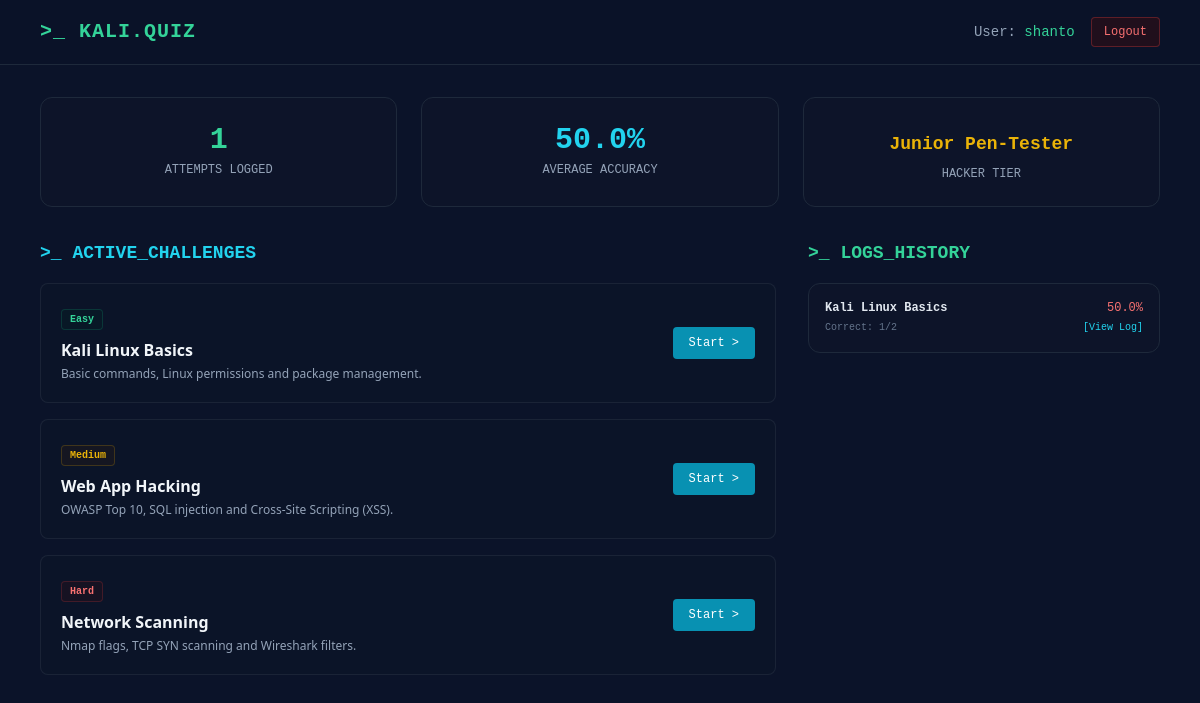
The page /dashboard (signed in) on the database its author committed.
### app.py (models this page shows)
class User(db.Model):
    id = db.Column(db.Integer, primary_key=True)
    username = db.Column(db.String(80), unique=True, nullable=False)
    password = db.Column(db.String(200), nullable=False)
    scores = db.relationship('Score', backref='user', lazy=True)

class QuizCategory(db.Model):
    id = db.Column(db.Integer, primary_key=True)
    name = db.Column(db.String(100), nullable=False)
    description = db.Column(db.Text, nullable=True)
    difficulty = db.Column(db.String(20), default='Medium')
    questions = db.relationship('Question', backref='category', lazy=True)
    scores = db.relationship('Score', backref='category', lazy=True)

class Score(db.Model):
    id = db.Column(db.Integer, primary_key=True)
    user_id = db.Column(db.Integer, db.ForeignKey('user.id'), nullable=False)
    category_id = db.Column(db.Integer, db.ForeignKey('quiz_category.id'), nullable=False)
    score_value = db.Column(db.Integer, nullable=False)
    total_questions = db.Column(db.Integer, nullable=False)
    percentage = db.Column(db.Float, nullable=False)
    completed_at = db.Column(db.DateTime, default=datetime.utcnow)

### app.py (the view)
@app.route('/dashboard')
@login_required
def dashboard():
    categories = QuizCategory.query.all()
    user_scores = Score.query.filter_by(user_id=g.user.id).all()
    total_quizzes = len(user_scores)
    avg_score = 0
    highest_score = 0
    rank = "Script Kiddie"
    if total_quizzes > 0:
        avg_score = round(sum([s.percentage for s in user_scores]) / total_quizzes, 1)
        highest_score = max([s.percentage for s in user_scores])
        if highest_score >= 90:
            rank = "Cyber Sentinel"
        elif highest_score >= 70:
            rank = "Ethical Hacker"
        elif highest_score >= 50:
            rank = "Junior Pen-Tester"
    recent_attempts = Score.query.filter_by(user_id=g.user.id).order_by(Score.completed_at.desc()).limit(5).all()
    return render_template('dashboard.html',
                           categories=categories,
                           total_quizzes=total_quizzes,
                           avg_score=avg_score,
                           highest_score=highest_score,
                           rank=rank,
                           recent_attempts=recent_attempts)

### app.py (called while the page is built)
@app.after_request
def add_security_headers(response):
    response.headers['X-Frame-Options'] = 'DENY'
    response.headers['X-Content-Type-Options'] = 'nosniff'
    response.headers['X-XSS-Protection'] = '1; mode=block'
    response.headers['Content-Security-Policy'] = (
        "default-src 'self'; "
        "script-src 'self' 'unsafe-inline' https://cdn.tailwindcss.com; "
        "style-src 'self' 'unsafe-inline' https://cdnjs.cloudflare.com; "
        "font-src 'self' https://cdnjs.cloudflare.com; "
        "frame-ancestors 'none';"
    )
    return response

@app.before_request
def load_logged_in_user():
    user_id = session.get('user_id')
    if user_id is None:
        g.user = None
    else:
        g.user = User.query.get(user_id)

def login_required(view):
    import functools
    @functools.wraps(view)
    def wrapped_view(**kwargs):
        if g.user is None:
            flash('Access Denied! Please login first.', 'danger')
            return redirect(url_for('login'))
        return view(**kwargs)
    return wrapped_view

### templates/dashboard.html (shortened to what this page needs)
<!DOCTYPE html>
<html lang="en">
<head>
    <script src="https://cdn.tailwindcss.com"></script>
    <link rel="stylesheet" href="https://cdnjs.cloudflare.com/ajax/libs/font-awesome/6.4.0/css/all.min.css">
</head>
<body class="bg-[#0b1329] text-slate-100 font-sans min-h-screen">
    <header class="border-b border-slate-800 bg-[#0b1329]/80 backdrop-blur sticky top-0 z-50">
        <div class="max-w-6xl mx-auto px-4 h-16 flex items-center justify-between">
            <a href="#" class="font-mono font-bold text-xl text-emerald-400 tracking-wider">&gt;_ KALI.QUIZ</a>
            <div class="flex items-center space-x-4">
                <span class="text-sm font-mono text-slate-400">User: <span class="text-emerald-400">{{ g.user.username }}</span></span>
                <a href="{{ url_for('logout') }}" class="bg-red-950/40 border border-red-500/30 hover:bg-red-900/40 text-red-400 text-xs font-mono px-3 py-1.5 rounded transition">Logout</a>
            </div>
        </div>
    </header>
    <div class="max-w-6xl mx-auto px-4 py-8">
        <div class="grid grid-cols-1 md:grid-cols-3 gap-6 mb-8">
            <div class="bg-slate-900/40 border border-slate-800 p-6 rounded-xl text-center">
                <div class="text-3xl font-bold font-mono text-emerald-400">{{ total_quizzes }}</div>
                <div class="text-xs text-slate-400 font-mono uppercase mt-1">Attempts Logged</div>
            </div>
            <div class="bg-slate-900/40 border border-slate-800 p-6 rounded-xl text-center">
                <div class="text-3xl font-bold font-mono text-cyan-400">{{ avg_score }}%</div>
                <div class="text-xs text-slate-400 font-mono uppercase mt-1">Average Accuracy</div>
            </div>
            <div class="bg-slate-900/40 border border-slate-800 p-6 rounded-xl text-center">
                <div class="text-lg font-bold font-mono text-yellow-500 mt-2">{{ rank }}</div>
                <div class="text-xs text-slate-400 font-mono uppercase mt-2">Hacker Tier</div>
            </div>
        </div>
        <div class="grid grid-cols-1 lg:grid-cols-3 gap-8">
            <div class="lg:col-span-2">
                <h2 class="text-lg font-bold font-mono text-cyan-400 mb-4">&gt;_ ACTIVE_CHALLENGES</h2>
                <div class="space-y-4">
                    {% for cat in categories %}
                        <div class="bg-slate-900/30 border border-slate-800/80 rounded-lg p-5 flex items-center justify-between hover:border-cyan-500/40 transition">
                            <div>
                                <span class="inline-block px-2 py-0.5 text-[10px] font-mono font-bold rounded border mb-2
                                    {% if cat.difficulty == 'Easy' %}bg-emerald-950/20 text-emerald-400 border-emerald-500/20
                                    {% elif cat.difficulty == 'Medium' %}bg-yellow-950/20 text-yellow-500 border-yellow-500/20
                                    {% else %}bg-red-950/20 text-red-400 border-red-500/20{% endif %}">
                                    {{ cat.difficulty }}
                                </span>
                                <h3 class="text-base font-bold text-slate-100">{{ cat.name }}</h3>
                                <p class="text-xs text-slate-400 mt-1">{{ cat.description }}</p>
                            </div>
                            <a href="{{ url_for('quiz', category_id=cat.id) }}" class="bg-cyan-600 hover:bg-cyan-500 text-white font-mono text-xs px-4 py-2 rounded transition">
                                Start &gt;
                            </a>
                        </div>
                    {% endfor %}
                </div>
            </div>
            <div>
                <h2 class="text-lg font-bold font-mono text-emerald-400 mb-4">&gt;_ LOGS_HISTORY</h2>
                <div class="bg-slate-900/40 border border-slate-800 p-4 rounded-xl space-y-4">
                    {% for attempt in recent_attempts %}
                        <div class="border-b border-slate-800/60 pb-3 last:border-0 last:pb-0 font-mono text-xs">
                            <div class="flex justify-between items-center mb-1">
                                <span class="text-slate-200 font-bold">{{ attempt.category.name }}</span>
                                <span class="{% if attempt.percentage >= 70 %}text-emerald-400{% else %}text-red-400{% endif %}">{{ attempt.percentage }}%</span>
                            </div>
                            <div class="flex justify-between text-slate-500 text-[10px]">
                                <span>Correct: {{ attempt.score_value }}/{{ attempt.total_questions }}</span>
                                <span><a href="{{ url_for('results', score_id=attempt.id) }}" class="text-cyan-400 hover:underline">[View Log]</a></span>
                            </div>
                        </div>
                    {% else %}
                        <p class="text-xs font-mono text-slate-500 text-center py-4">No past execution logs found.</p>
                    {% endfor %}
                </div>
            </div>
        </div>
    </div>
</body>
</html>

### rows shown on the page
User: user.username "shanto"
QuizCategory: difficulty "Easy", name "Kali Linux Basics", description "Basic commands, Linux permissions and package management."
QuizCategory: difficulty "Medium", name "Web App Hacking", description "OWASP Top 10, SQL injection and Cross-Site Scripting (XSS)."
QuizCategory: difficulty "Hard", name "Network Scanning", description "Nmap flags, TCP SYN scanning and Wireshark filters."
Score: category.name "Kali Linux Basics", percentage "50.0", score_value "1", total_questions "2"

### other values the page prints
{{ total_quizzes }} "1"
{{ avg_score }} "50.0"
{{ rank }} "Junior Pen-Tester"
